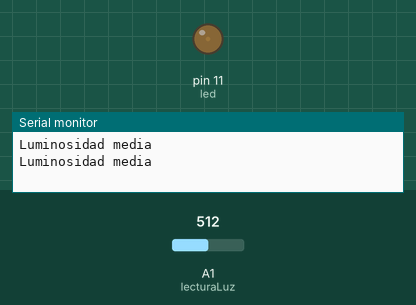
The sketch below on a simulated Arduino Uno, built with avr-gcc and run on an emulated ATmega328P. On the bench: output pins drawn as LEDs (lit = HIGH), the last lines printed to the serial monitor. Dashed ring = blinking. Inputs (shaded band) come from the test bench; at power-on: A1 (lecturaLuz) = 512.

Above: at 2.2 s.
2.3 s: A1 (lecturaLuz) set to 490
7.3 s: A1 (lecturaLuz) set to 290
12.3 s: A1 (lecturaLuz) set to 710
At 13.0 s:
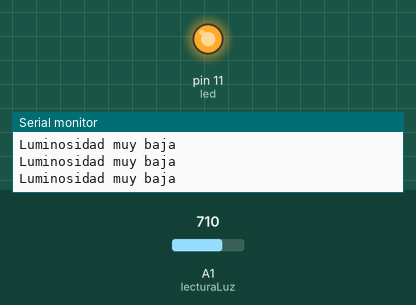
16.1 s: A1 (lecturaLuz) set to 685
At 18.1 s:
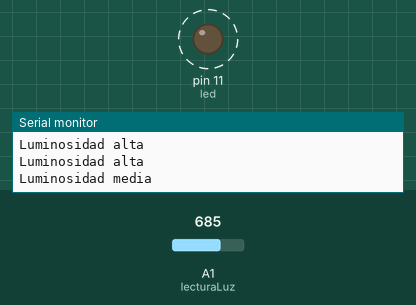
21.1 s: A1 (lecturaLuz) set to 716
At 22.3 s:
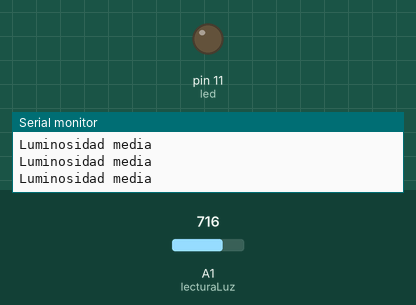
Timing chart, 0 to 24.1 s (numbered marks = the images above; inputs shaded):
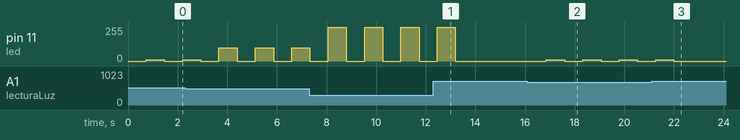

Measured:
- the behaviour switches between 701 and 700 on A1 (lecturaLuz) (found by bisection; images 1 and 2)
- after the input at 12.3 s, pin 11 (led): goes on until 13.2 s, then stays 0/255
- after the input at 16.1 s, pin 11 (led): alternates 10/255 for 0.73 s and 0/255 for 0.73 s, starting after 0.76 s
- after the input at 21.1 s, pin 11 (led): goes on until 22.0 s, then stays 0/255
- by itself, pin 11 (led): alternates 255/255 for 0.73 s and 0/255 for 0.73 s

The sketch:

ej3.ino
```cpp
#define lecturaLuz A1
#define led 11

void setup() {
  Serial.begin(9600);
  pinMode(led, OUTPUT);
}

void loop() {
  int valorLuz = analogRead(lecturaLuz);


  digitalWrite(led, LOW );
  delay(733);

  if (valorLuz > 900)      { Serial.println("Luminosidad maxima");                                       }
  else if (valorLuz > 700) { Serial.println("Luminosidad alta");                                         }
  else if (valorLuz > 500) { Serial.println("Luminosidad media");    analogWrite(led, 10 );  delay(733); }
  else if (valorLuz > 300) { Serial.println("Luminosidad baja");     analogWrite(led, 100);  delay(733); }
  else                     { Serial.println("Luminosidad muy baja"); analogWrite(led, 255);  delay(733); }


}
```
